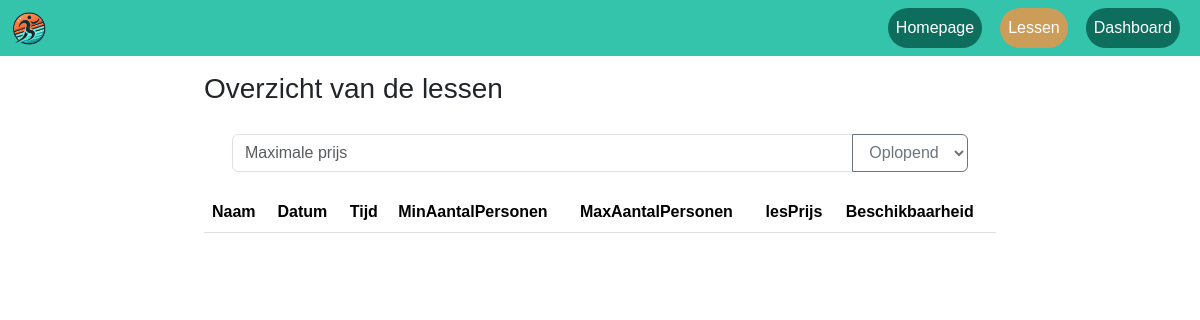
The app's page /gebruikerslessen/lessen.php, older data.
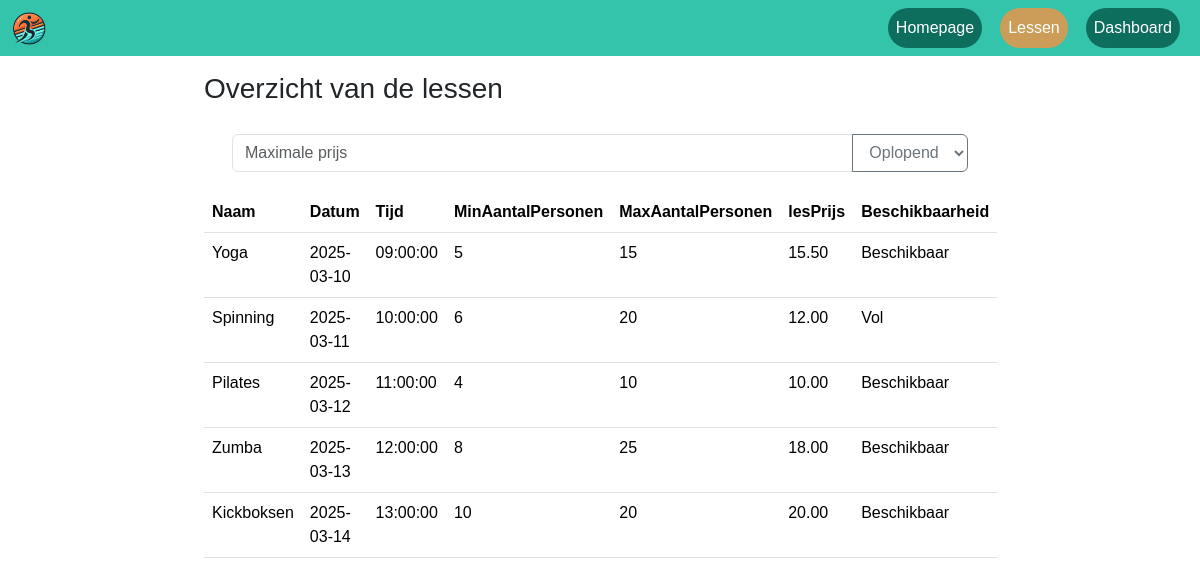
The same page, newer data.
### tables this page shows
CREATE TABLE Les (
    Id                 INT             NOT NULL AUTO_INCREMENT,
    Naam               VARCHAR(50)     NOT NULL,
    Datum              DATE            NOT NULL,
    Tijd               TIME            NOT NULL,
    MinAantalPersonen  TINYINT          NOT NULL,
    MaxAantalPersonen  TINYINT          NOT NULL,
    LesPrijs           DECIMAL(5,2)    NOT NULL,
    Beschikbaarheid    VARCHAR(50)     NOT NULL,
    IsActief           BIT             NOT NULL DEFAULT 1,
    Opmerking          VARCHAR(250)    DEFAULT NULL,
    DatumAangemaakt    DATETIME(6)     NOT NULL,
    DatumGewijzigd     DATETIME(6)     NOT NULL,
    CONSTRAINT PK_Les_Id PRIMARY KEY (Id)
);

### gebruikerslessen/lessen.php (the view, shortened to what this page needs)
<?php
    include('../DB/config.php');
    $dsn = "mysql:host=$dbHost;
            dbname=$dbName;
            charset=UTF8";
    $pdo = new PDO($dsn, $dbUser, $dbPass);
    $sql = "SELECT  LES.Id
                   ,LES.Naam
                   ,LES.Datum
                   ,LES.Tijd
                   ,LES.MinAantalPersonen
                   ,LES.MaxAantalPersonen
                   ,LES.lesPrijs
                   ,LES.Beschikbaarheid
            FROM Les AS LES";
    $statement = $pdo->prepare($sql);
    $statement->execute();
    $result = $statement->fetchAll(PDO::FETCH_OBJ);
?>
<!DOCTYPE html>
<html lang="en">
<head>
    <link href="https://cdn.jsdelivr.net/npm/bootstrap@5.3.3/dist/css/bootstrap.min.css" rel="stylesheet"
>
    <link rel="stylesheet" href="../style.css">
</head>
<body>
<nav class="navbar navbar-expand-lg navbar-custom sticky">
        <div class="container-fluid">
            <ul>
                <li>
                    <img src="../Image/Logo.png" alt="logo" class="logo">
                </li>
            </ul>
            <ul class="navbar-nav">
                <li class="nav-item">
                    <a class="nav-link" href="../index.html">Homepage</a>
                </li>
                <li class="nav-item">
                    <a class="nav-link active" href="../gebruikerslessen/lessen.php">Lessen</a>
                </li>
                <li class="nav-item">
                    <a class="nav-link " href="../dashboard/dashboard.html">Dashboard</a>
                </li>
            </ul>
        </div>
    </nav>
    <div class="row mb-1 ">
        <div class="col-2"></div>
        <div class="col-8 title"><h3>Overzicht van de lessen</h3></div>
        <div class="col-2"></div>
      </div>
      <div class="container">
        <div class="row mb-1 ">
            <div class="col-2"></div>
            <div class="col-8 title">
                <div class="input-group mb-3">
                    <input type="text" id="myInput" onkeyup="myFunction()" placeholder="Maximale prijs" class="form-control">
                    <select id="myInputType" class="btn btn-outline-secondary dropdown-toggle">
                        <option value="0" selected>Oplopend</option>
                    </select>
                </div>
            </div>
            <div class="col-2"></div>
        </div>
    </div>
    <div class="row">
        <div class="col-2"></div>
        <div class="col-8">
          <table class="table table-hover" id="table-leden">
              <thead>
                  <th>Naam</th>
                  <th>Datum</th>
                  <th>Tijd</th>
                  <th>MinAantalPersonen</th>
                  <th>MaxAantalPersonen</th>
                  <th>lesPrijs</th>
                  <th>Beschikbaarheid</th>
              </thead>
              <tbody>
                  <?php foreach($result as $LessenInfo) : ?>
                        <tr>
                          <td><?= $LessenInfo->Naam ?></td>
                          <td><?= $LessenInfo->Datum ?></td>
                          <td><?= $LessenInfo->Tijd ?></td>
                          <td><?= $LessenInfo->MinAantalPersonen ?></td>
                          <td><?= $LessenInfo->MaxAantalPersonen ?></td>
                          <td><?= $LessenInfo->lesPrijs ?></td>
                          <td><?= $LessenInfo->Beschikbaarheid ?></td>
                        </tr>
                  <?php endforeach ?>
              </tbody>
          </table>
        </div>
        <div class="col-2"></div>
      </div>
</body>
</html>

Row changes from the older to the newer data that the page shows:
added les: Naam "Yoga", Datum "2025-03-10", Tijd "09:00:00", MinAantalPersonen "5", MaxAantalPersonen "15", LesPrijs "15.50", Beschikbaarheid "Beschikbaar"
added les: Naam "Spinning", Datum "2025-03-11", Tijd "10:00:00", MinAantalPersonen "6", MaxAantalPersonen "20", LesPrijs "12.00", Beschikbaarheid "Vol"
added les: Naam "Pilates", Datum "2025-03-12", Tijd "11:00:00", MinAantalPersonen "4", MaxAantalPersonen "10", LesPrijs "10.00", Beschikbaarheid "Beschikbaar"
added les: Naam "Zumba", Datum "2025-03-13", Tijd "12:00:00", MinAantalPersonen "8", MaxAantalPersonen "25", LesPrijs "18.00", Beschikbaarheid "Beschikbaar"
added les: Naam "Kickboksen", Datum "2025-03-14", Tijd "13:00:00", MinAantalPersonen "10", MaxAantalPersonen "20", LesPrijs "20.00", Beschikbaarheid "Beschikbaar"
